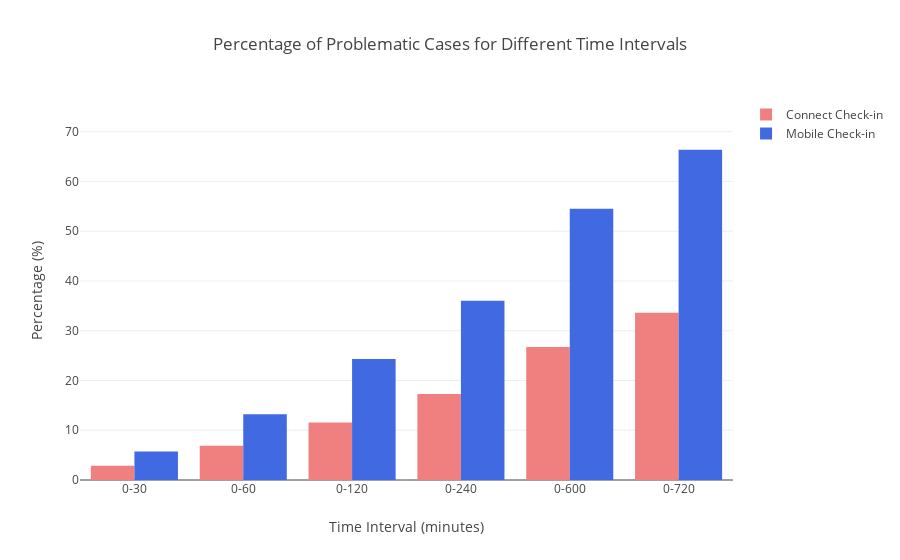

This figure's notebook cell:
### Code cell
# Data for connect and mobile cars
time_intervals = ['0-30', '0-60', '0-120', '0-240', '0-600', '0-720']

# Example percentages for connect and mobile cases (replace with your actual data)
percentages_connect = [
    percentage_within_30_minutes_connect, 
    percentage_within_60_minutes_connect, 
    percentage_within_120_minutes_connect, 
    percentage_within_240_minutes_connect, 
    percentage_within_600_minutes_connect,
    percentage_within_720_minutes_connect
]

percentages_mobile = [
    percentage_within_30_minutes_mobile, 
    percentage_within_60_minutes_mobile, 
    percentage_within_120_minutes_mobile, 
    percentage_within_240_minutes_mobile, 
    percentage_within_600_minutes_mobile,
    percentage_within_720_minutes_mobile
]

# Create Plotly figure
fig = go.Figure()

# Add bars for connect check-in cases
fig.add_trace(go.Bar(
    x=time_intervals,
    y=percentages_connect,
    name='Connect Check-in',
    marker_color='lightcoral'
))

# Add bars for mobile check-in cases
fig.add_trace(go.Bar(
    x=time_intervals,
    y=percentages_mobile,
    name='Mobile Check-in',
    marker_color='royalblue'
))

# Update the layout
fig.update_layout(
    title='Percentage over total of problematic cases for the different time intervals',
    xaxis_title='Time Interval (minutes)',
    yaxis_title='Percentage (%)',
    barmode='group',  # Group the bars
    xaxis=dict(tickmode='array', tickvals=time_intervals),
    yaxis=dict(range=[0, max(max(percentages_connect), max(percentages_mobile)) + 10])
)

# Show the chart in Streamlit
fig.show()

### Figure 1 — Plotly figure (JSON) as saved in the notebook; plotly's stock layout.template omitted (floating-point values rounded to 4 significant figures)
{"data": [{"marker": {"color": "lightcoral"}, "name": "Connect Check-in", "type": "bar", "x": ["0-30", "0-60", "0-120", "0-240", "0-600", "0-720"], "y": [2.853, 6.907, 11.56, 17.27, 26.73, 33.63]}, {"marker": {"color": "royalblue"}, "name": "Mobile Check-in", "type": "bar", "x": ["0-30", "0-60", "0-120", "0-240", "0-600", "0-720"], "y": [5.706, 13.21, 24.32, 36.04, 54.5, 66.37]}], "layout": {"barmode": "group", "title": {"text": "Percentage of Problematic Cases for Different Time Intervals"}, "xaxis": {"tickmode": "array", "tickvals": ["0-30", "0-60", "0-120", "0-240", "0-600", "0-720"], "title": {"text": "Time Interval (minutes)"}}, "yaxis": {"range": [0, 76.37], "title": {"text": "Percentage (%)"}}}}
